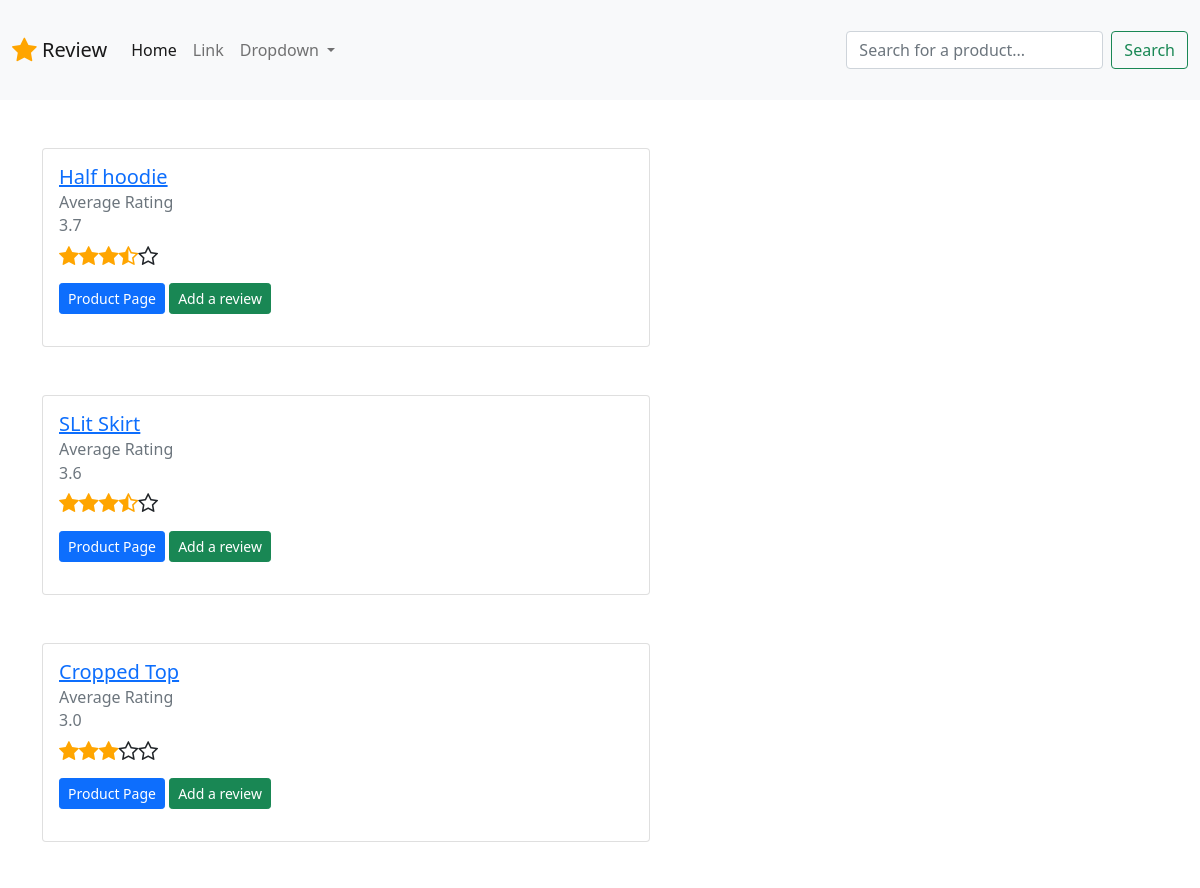
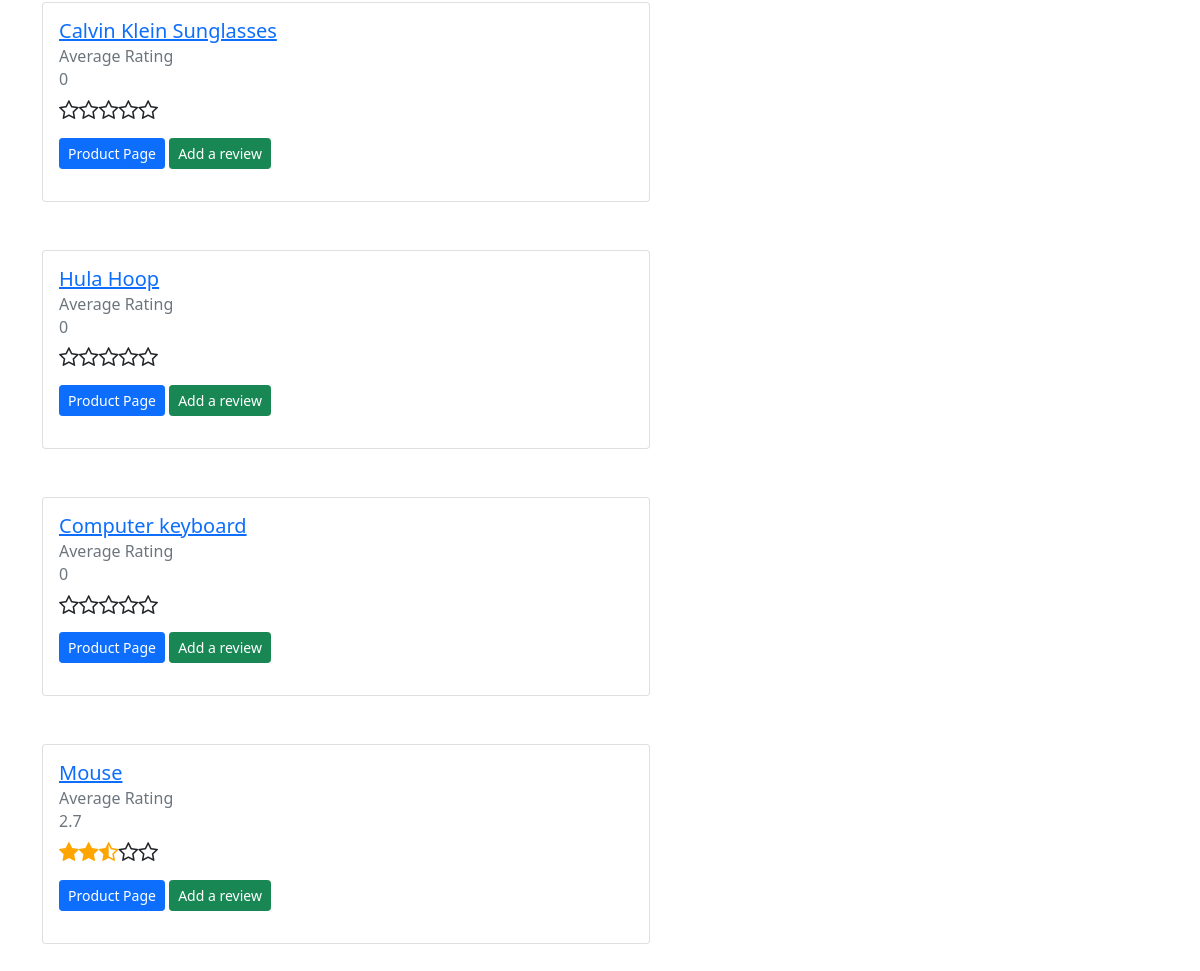
The page / on the database its author committed (2 pictures, top to bottom).
### product/models.py (models this page shows, shortened)
class Product(models.Model):
    name        = models.CharField(max_length=200)
    @property
    def calculateAvgRating(self):
        allRatings = self.productrating_set.all()
        total = 0
        count = allRatings.count()
        if count > 0:
            for r in allRatings:
                total = total + r.rating
            return round((total / count),1)
        else:
            return 0

### product/views.py (the view)
# urls.py: path('', views.index,name="index"),
def index(request):
    allProds = Product.objects.all()
    allProdsList = []
    for r in allProds:
        rdict = {'id':r.id,'name':r.name,'avgRating':r.calculateAvgRating}
        allProdsList.append(rdict)
    return render(request,'index.html',context={'allProds':allProdsList})

### templates/index.html (shortened to what this page needs)
{% extends 'base.html' %}
{%load static %}
{% block body %}
<nav class="navbar navbar-expand-lg sticky-top navbar-light bg-light">
  <div class="container-fluid">
    <a class="navbar-brand" href="#"><i style="color:orange" class ="fa fa-star fa-lg"> </i>  Review </i></a>
    <div class="collapse navbar-collapse" id="navbarSupportedContent">
      <ul class="navbar-nav me-auto mb-2 mb-lg-0">
        <li class="nav-item">
          <a class="nav-link active" aria-current="page" href="#">Home</a>
        </li>
        <li class="nav-item">
          <a class="nav-link" href="#">Link</a>
        </li>
        <li class="nav-item dropdown">
          <a class="nav-link dropdown-toggle" href="#" id="navbarDropdown"
            role="button" data-bs-toggle="dropdown" aria-expanded="false">
            Dropdown
          </a>
        </li>
      </ul>
      <form class="d-flex" id="search-form">
        <input class="form-control me-2" id="search-txt" type="search" placeholder="Search for a product..."
          aria-label="Search">
        <button class="btn btn-outline-success"  type="submit">Search</button>
      </form>
    </div>
  </div>
</nav>
<div class="container my-10" id="cont">
  {% for item in allProds%}
  <div class="card my-5 product-list-card" data-title="{{item.name}}"
    data-id={{item.id}} data-rating={{item.avgRating}} style="width: 38rem;">
    <div class="card-body">
      <h5 class="card-title"><a href="/{{item.id}}">{{item.name}}</a></h5>
      <h6 class="card-subtitle mb-2 text-muted">Average Rating</h6>
      <h6 class="card-subtitle mb-2 text-muted">{{item.avgRating}}</h6>
      <div class="rating-box" id="{{item.name}}{{item.id}}id">
      </div>
      <div class="my-3">
        <a class="btn btn-primary btn-sm" href="{{item.id}}/">Product Page</a>
        <a class="btn btn-success btn-sm" href="">Add a review</a>
      </div>
    </div>
  </div>
  {%endfor%}
</div>
{% endblock body %}

### static/css/style.css (style rules this page uses)
.navbar { height: 100px; outline-color: blue; }

### rows shown on the page
Product: name "Half hoodie"
Product: name "SLit Skirt"
Product: name "Cropped Top"
Product: name "Calvin Klein Sunglasses"
Product: name "Hula Hoop"
Product: name "Computer keyboard"
Product: name "Mouse"

### other values the page prints
{{ item.avgRating }} "3.7" "3.6" "3.0" "0" "0" "0" "2.7"
